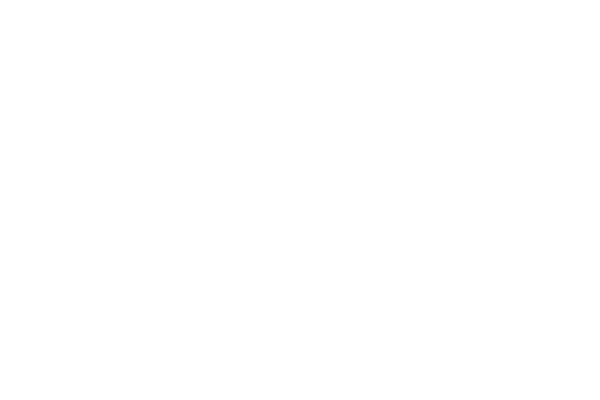
Frame 1 (no input)
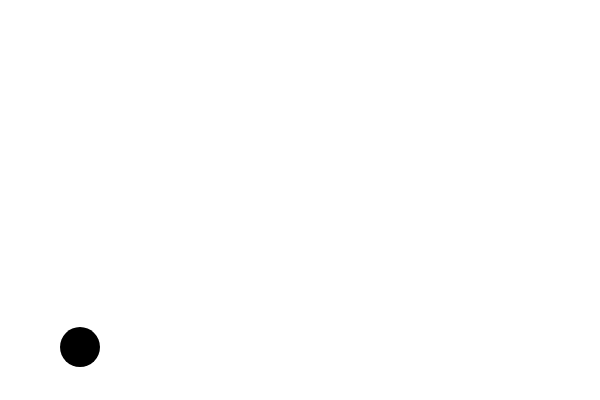
Frame 60 (no input)
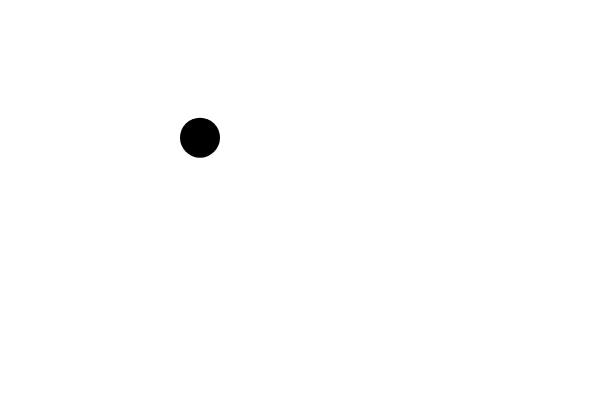
Frame 120 (the mouse pressed at the canvas centre since frame 60)

The p5.js sketch that drew these frames (run headless with seeded random() and noise() and a simulated clock; from frame 60 on, the mouse is pressed at the canvas centre):

// p5.js sketch
// ── sketch.js
var angle = 0;
var xSpeed = 2;
var d = 40;
var x = -d;

function setup() {
  createCanvas(600, 400);
  background(255);
  noStroke();
}

function draw() {
  background(255);
  x = x + xSpeed;
  fill(0);
  var y = sin(angle) * 150;
  ellipse(x, y + height/2, d, d);
  angle += 0.03;
  if (x > width + 16) {
    x = -d;
  }
}
